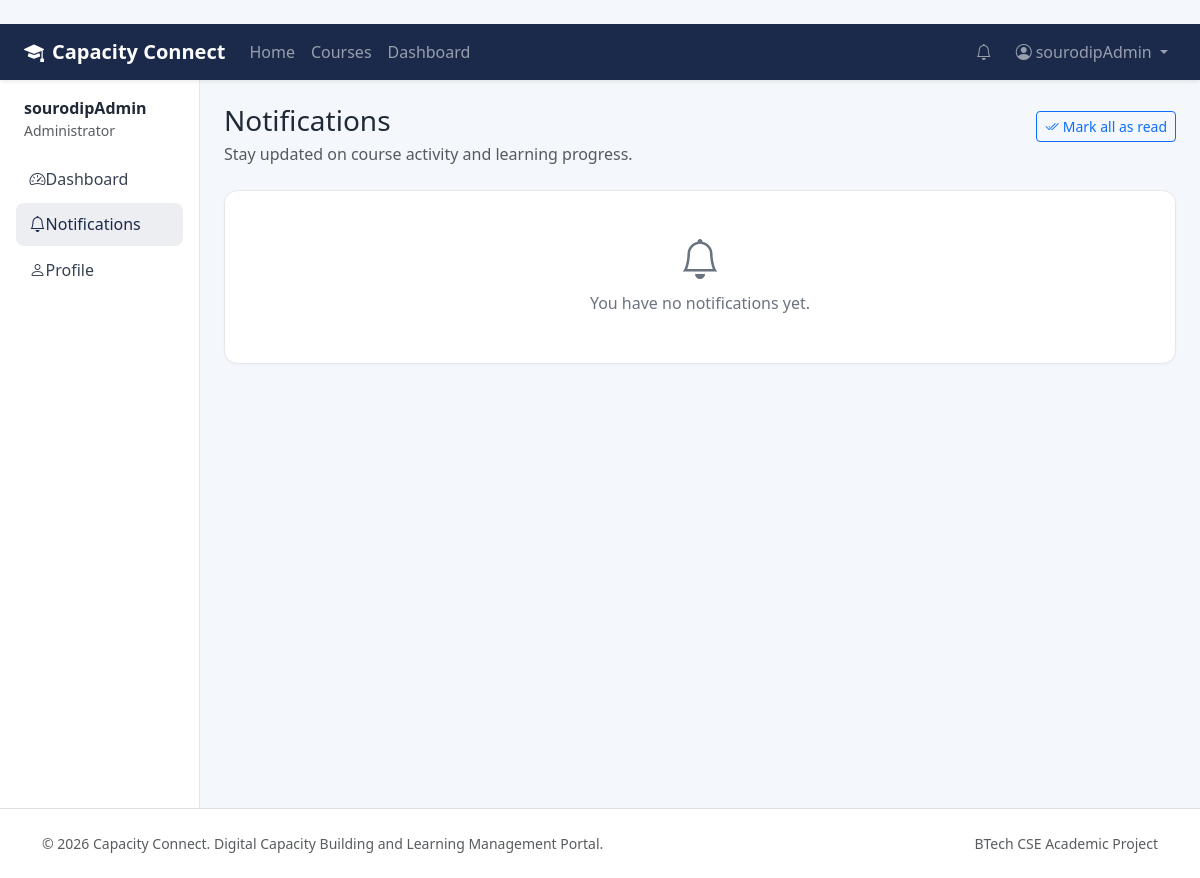
/notifications/ (signed in), run on the app's committed database.
### accounts/models.py (models this page shows, shortened)
class User(AbstractUser):
    class Role(models.TextChoices):
        ADMIN = "ADMIN", "Administrator"
        TRAINER = "TRAINER", "Trainer"
        STUDENT = "STUDENT", "Student"
    role = models.CharField(max_length=20, choices=Role.choices, default=Role.STUDENT)
    email = models.EmailField(unique=True)
    class Meta:
        ordering = ["username"]

### notifications/views.py (the view)
# urls.py: path("", views.notification_list, name="notification_list"),
@login_required
def notification_list(request):
    notifications = Notification.objects.filter(recipient=request.user).select_related("sender")
    return render(request, "notifications/notification_list.html", {"notifications": notifications})

### core/context_processors.py (called while the page is built)
def global_notifications(request):
    if request.user.is_authenticated:
        from notifications.models import Notification
        unread = Notification.objects.filter(recipient=request.user, is_read=False)
        return {
            "global_unread_notification_count": unread.count(),
            "global_recent_notifications": unread.select_related("sender")[:5],
        }
    return {"global_unread_notification_count": 0, "global_recent_notifications": []}

### templates/notifications/notification_list.html (shortened to what this page needs)
﻿{% extends 'dashboard_base.html' %}
{% block sidebar %}
    <a class="nav-link" href="{% url 'accounts:dashboard_redirect' %}"><i class="bi bi-speedometer2"></i>Dashboard</a>
    <a class="nav-link active" href="{% url 'notifications:notification_list' %}"><i class="bi bi-bell"></i>Notifications</a>
    <a class="nav-link" href="{% url 'accounts:profile' %}"><i class="bi bi-person"></i>Profile</a>
{% endblock %}
{% block content %}
<div class="page-header d-flex justify-content-between align-items-center flex-wrap gap-2">
    <div>
        <h1 class="h3 mb-1">Notifications</h1>
        <p class="text-muted mb-0">Stay updated on course activity and learning progress.</p>
    </div>
    <form method="post" action="{% url 'notifications:notification_mark_all_read' %}">
        <button type="submit" class="btn btn-outline-primary btn-sm"><i class="bi bi-check2-all me-1"></i>Mark all as read</button>
    </form>
</div>
<div class="card">
    <div class="list-group list-group-flush">
        {% for notification in notifications %}
        <a href="{% url 'notifications:notification_mark_read' notification.pk %}" class="list-group-item list-group-item-action py-3 {% if not notification.is_read %}bg-light{% endif %}">
            <div class="d-flex w-100 justify-content-between gap-3">
                <div>
                    <div class="{% if not notification.is_read %}fw-semibold{% endif %}">
                        {% if not notification.is_read %}<span class="badge text-bg-primary me-1">New</span>{% endif %}
                        {{ notification.message }}
                    </div>
                    <div class="small text-muted mt-1">
                        {% if notification.sender %}From {{ notification.sender.get_full_name|default:notification.sender.username }} · {% endif %}
                        {{ notification.created_at|date:"M d, Y H:i" }}
                    </div>
                </div>
                <div class="text-muted small text-nowrap">{% if notification.link %}<i class="bi bi-arrow-right"></i>{% endif %}</div>
            </div>
        </a>
        {% empty %}
        <div class="card-body empty-state">
            <i class="bi bi-bell"></i>
            <p class="mb-0">You have no notifications yet.</p>
        </div>
        {% endfor %}
    </div>
</div>
{% endblock %}

### templates/dashboard_base.html (shortened to what this page needs)
{% extends 'base.html' %}
{% block nav_container_fluid %}-fluid px-4{% endblock %}
{% block page_wrapper %}
<div class="container-fluid px-0">
    <div class="row g-0">
        <aside class="col-lg-2 sidebar p-3">
            <div class="mb-3 px-2">
                <div class="fw-semibold">{{ user.get_full_name|default:user.username }}</div>
                <div class="small text-muted">{{ user.get_role_display }}</div>
            </div>
            <nav class="nav flex-column">
                {% block sidebar %}{% endblock %}
            </nav>
        </aside>
        <main class="col-lg-10 p-4">
            {% block content %}{% endblock %}
        </main>
    </div>
</div>
{% endblock %}

### templates/base.html (shortened to what this page needs)
{% load static %}
<!DOCTYPE html>
<html lang="en">
<head>
    <link href="https://cdn.jsdelivr.net/npm/bootstrap@5.3.3/dist/css/bootstrap.min.css" rel="stylesheet">
    <link href="https://cdn.jsdelivr.net/npm/bootstrap-icons@1.11.3/font/bootstrap-icons.min.css" rel="stylesheet">
    <link rel="stylesheet" href="{% static 'css/style.css' %}">
</head>
<body>
<nav class="navbar navbar-expand-lg navbar-dark bg-primary-dark sticky-top shadow-sm">
    <div class="container{% block nav_container_fluid %}{% endblock %}">
        <a class="navbar-brand fw-bold" href="{% url 'home' %}">
            <i class="bi bi-mortarboard-fill me-2"></i>Capacity Connect
        </a>
        <div class="collapse navbar-collapse" id="mainNav">
            <ul class="navbar-nav me-auto mb-2 mb-lg-0">
                <li class="nav-item"><a class="nav-link" href="{% url 'home' %}">Home</a></li>
                <li class="nav-item"><a class="nav-link" href="{% url 'courses:course_list' %}">Courses</a></li>
                {% if user.is_authenticated %}
                <li class="nav-item"><a class="nav-link" href="{% url 'accounts:dashboard_redirect' %}">Dashboard</a></li>
                {% endif %}
            </ul>
            <ul class="navbar-nav ms-auto align-items-lg-center">
                {% if user.is_authenticated %}
                <li class="nav-item me-2">
                    <a class="nav-link position-relative" href="{% url 'notifications:notification_list' %}">
                        <i class="bi bi-bell"></i>
                    </a>
                </li>
                <li class="nav-item dropdown">
                    <a class="nav-link dropdown-toggle" href="#" data-bs-toggle="dropdown">
                        <i class="bi bi-person-circle me-1"></i>{{ user.get_short_name|default:user.username }}
                    </a>
                </li>
                {% else %}
                <li class="nav-item"><a class="nav-link" href="{% url 'accounts:login' %}">Login</a></li>
                <li class="nav-item"><a class="btn btn-accent ms-lg-2" href="{% url 'accounts:register' %}">Register</a></li>
                {% endif %}
            </ul>
        </div>
    </div>
</nav>
{% block page_wrapper %}{% endblock %}
<footer class="footer py-4 mt-auto border-top">
    <div class="container d-flex flex-column flex-md-row justify-content-between align-items-center gap-2">
        <div class="text-muted small">&copy; {% now "Y" %} Capacity Connect. Digital Capacity Building and Learning Management Portal.</div>
        <div class="small text-muted">BTech CSE Academic Project</div>
    </div>
</footer>
</body>
</html>

### static/css/style.css (style rules this page uses)
:root { --cc-primary: #1b2a4a; --cc-primary-soft: #243b66; --cc-accent: #14b8a6; --cc-accent-hover: #0d9488; --cc-bg: #f4f7fb; --cc-surface: #ffffff; --cc-text: #1f2937; --cc-muted: #6b7280; --cc-border: #e5e7eb; }
body { background: var(--cc-bg); color: var(--cc-text); min-height: 100vh; display: flex; flex-direction: column; }
.bg-primary-dark { background-color: var(--cc-primary) !important; }
.card { border: 1px solid var(--cc-border); border-radius: 0.85rem; box-shadow: 0 1px 3px rgba(15, 23, 42, 0.04); }
.sidebar { background: #fff; border-right: 1px solid var(--cc-border); min-height: calc(100vh - 72px); }
.sidebar .nav-link { color: #374151; border-radius: 0.5rem; padding: 0.6rem 0.85rem; margin-bottom: 0.15rem; }
.sidebar .nav-link:hover, .sidebar .nav-link.active { background: rgba(27, 42, 74, 0.08); color: var(--cc-primary); font-weight: 500; }
.sidebar .nav-link i { width: 1.4rem; }
.page-header { margin-bottom: 1.5rem; }
.page-header h1, .page-header h2 { margin-bottom: 0.25rem; }
.footer { background: #fff; margin-top: auto; }
.empty-state { text-align: center; padding: 3rem 1rem; color: var(--cc-muted); }
.empty-state i { font-size: 2.5rem; display: block; margin-bottom: 0.75rem; }

### data on the page
User: get_short_name "sourodipAdmin", get_full_name "sourodipAdmin", role "Administrator"
